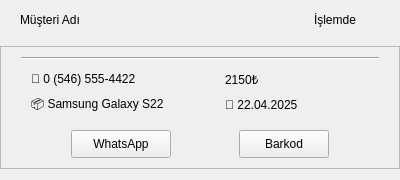
            <widget class="QWidget" name="card_3" native="true">
             <property name="minimumSize">
              <size>
               <width>400</width>
               <height>180</height>
              </size>
             </property>
             <property name="maximumSize">
              <size>
               <width>400</width>
               <height>180</height>
              </size>
             </property>
             <property name="styleSheet">
              <string notr="true"/>
             </property>
             <property name="card" stdset="0">
              <string>main</string>
             </property>
             <layout class="QVBoxLayout" name="verticalLayout_10">
              <property name="leftMargin">
               <number>0</number>
              </property>
              <property name="topMargin">
               <number>0</number>
              </property>
              <property name="rightMargin">
               <number>0</number>
              </property>
              <item>
               <widget class="QWidget" name="cardHeader_3" native="true">
                <property name="minimumSize">
                 <size>
                  <width>0</width>
                  <height>40</height>
                 </size>
                </property>
                <property name="maximumSize">
                 <size>
                  <width>16777215</width>
                  <height>40</height>
                 </size>
                </property>
                <property name="styleSheet">
                 <string notr="true"/>
                </property>
                <property name="card" stdset="0">
                 <string>header</string>
                </property>
                <layout class="QHBoxLayout" name="horizontalLayout_11">
                 <property name="leftMargin">
                  <number>20</number>
                 </property>
                 <property name="topMargin">
                  <number>0</number>
                 </property>
                 <property name="rightMargin">
                  <number>20</number>
                 </property>
                 <property name="bottomMargin">
                  <number>0</number>
                 </property>
                 <item>
                  <widget class="QLabel" name="cardHeaderLabel_3">
                   <property name="styleSheet">
                    <string notr="true"/>
                   </property>
                   <property name="text">
                    <string>Müşteri Adı</string>
                   </property>
                   <property name="card" stdset="0">
                    <string>headerLabel</string>
                   </property>
                  </widget>
                 </item>
                 <item>
                  <spacer name="cardHeaderSpacer_3">
                   <property name="orientation">
                    <enum>Qt::Orientation::Horizontal</enum>
                   </property>
                   <property name="sizeHint" stdset="0">
                    <size>
                     <width>13</width>
                     <height>20</height>
                    </size>
                   </property>
                  </spacer>
                 </item>
                 <item>
                  <widget class="QLabel" name="cardHeaderStatus_3">
                   <property name="minimumSize">
                    <size>
                     <width>90</width>
                     <height>20</height>
                    </size>
                   </property>
                   <property name="maximumSize">
                    <size>
                     <width>90</width>
                     <height>20</height>
                    </size>
                   </property>
                   <property name="styleSheet">
                    <string notr="true"/>
                   </property>
                   <property name="text">
                    <string>İşlemde</string>
                   </property>
                   <property name="alignment">
                    <set>Qt::AlignmentFlag::AlignCenter</set>
                   </property>
                   <property name="card" stdset="0">
                    <string>customerStatus</string>
                   </property>
                  </widget>
                 </item>
                </layout>
               </widget>
              </item>
              <item>
               <widget class="QFrame" name="cardContent_3">
                <property name="styleSheet">
                 <string notr="true"/>
                </property>
                <property name="frameShape">
                 <enum>QFrame::Shape::StyledPanel</enum>
                </property>
                <property name="frameShadow">
                 <enum>QFrame::Shadow::Raised</enum>
                </property>
                <property name="card" stdset="0">
                 <string>content</string>
                </property>
                <layout class="QVBoxLayout" name="verticalLayout_11">
                 <property name="spacing">
                  <number>4</number>
                 </property>
                 <property name="leftMargin">
                  <number>20</number>
                 </property>
                 <property name="topMargin">
                  <number>10</number>
                 </property>
                 <property name="rightMargin">
                  <number>20</number>
                 </property>
                 <property name="bottomMargin">
                  <number>4</number>
                 </property>
                 <item>
                  <widget class="Line" name="cardSeperator_3">
                   <property name="styleSheet">
                    <string notr="true"/>
                   </property>
                   <property name="orientation">
                    <enum>Qt::Orientation::Horizontal</enum>
                   </property>
                   <property name="card" stdset="0">
                    <string>seperator</string>
                   </property>
                  </widget>
                 </item>
                 <item>
                  <layout class="QGridLayout" name="cardGrid_3">
                   <property name="leftMargin">
                    <number>10</number>
                   </property>
                   <property name="topMargin">
                    <number>4</number>
                   </property>
                   <property name="bottomMargin">
                    <number>0</number>
                   </property>
                   <property name="horizontalSpacing">
                    <number>40</number>
                   </property>
                   <property name="verticalSpacing">
                    <number>4</number>
                   </property>
                   <item row="1" column="0">
                    <widget class="QLabel" name="cardProduct_3">
                     <property name="text">
                      <string>📦 Samsung Galaxy S22</string>
                     </property>
                     <property name="card" stdset="0">
                      <string>label</string>
                     </property>
                    </widget>
                   </item>
                   <item row="0" column="0">
                    <widget class="QLabel" name="cardPhone_3">
                     <property name="text">
                      <string>📱 0 (546) 555-4422</string>
                     </property>
                     <property name="card" stdset="0">
                      <string>label</string>
                     </property>
                    </widget>
                   </item>
                   <item row="1" column="1">
                    <widget class="QLabel" name="cardDate_3">
                     <property name="text">
                      <string>📅 22.04.2025</string>
                     </property>
                     <property name="card" stdset="0">
                      <string>label</string>
                     </property>
                    </widget>
                   </item>
                   <item row="0" column="1">
                    <widget class="QLabel" name="cardPrice_3">
                     <property name="text">
                      <string>2150₺</string>
                     </property>
                     <property name="card" stdset="0">
                      <string>label</string>
                     </property>
                     <property name="content" stdset="0">
                      <string>price</string>
                     </property>
                    </widget>
                   </item>
                  </layout>
                 </item>
                 <item>
                  <layout class="QHBoxLayout" name="cardButtonsLayout_3">
                   <property name="leftMargin">
                    <number>50</number>
                   </property>
                   <property name="topMargin">
                    <number>10</number>
                   </property>
                   <property name="rightMargin">
                    <number>50</number>
                   </property>
                   <property name="bottomMargin">
                    <number>6</number>
                   </property>
                   <item>
                    <widget class="QPushButton" name="cardButtonsWhatsapp_3">
                     <property name="minimumSize">
                      <size>
                       <width>100</width>
                       <height>28</height>
                      </size>
                     </property>
                     <property name="maximumSize">
                      <size>
                       <width>100</width>
                       <height>28</height>
                      </size>
                     </property>
                     <property name="styleSheet">
                      <string notr="true"/>
                     </property>
                     <property name="text">
                      <string>WhatsApp</string>
                     </property>
                     <property name="card" stdset="0">
                      <string>whatsApp</string>
                     </property>
                    </widget>
                   </item>
                   <item>
                    <spacer name="cardButtonsSpacer_3">
                     <property name="orientation">
                      <enum>Qt::Orientation::Horizontal</enum>
                     </property>
                     <property name="sizeHint" stdset="0">
                      <size>
                       <width>40</width>
                       <height>20</height>
                      </size>
                     </property>
                    </spacer>
                   </item>
                   <item>
                    <widget class="QPushButton" name="cardButtonsBarcode_3">
                     <property name="minimumSize">
                      <size>
                       <width>90</width>
                       <height>28</height>
                      </size>
                     </property>
                     <property name="maximumSize">
                      <size>
                       <width>90</width>
                       <height>28</height>
                      </size>
                     </property>
                     <property name="styleSheet">
                      <string notr="true"/>
                     </property>
                     <property name="text">
                      <string>Barkod</string>
                     </property>
                     <property name="card" stdset="0">
                      <string>print</string>
                     </property>
                    </widget>
                   </item>
                  </layout>
                 </item>
                </layout>
               </widget>
              </item>
             </layout>
            </widget>
